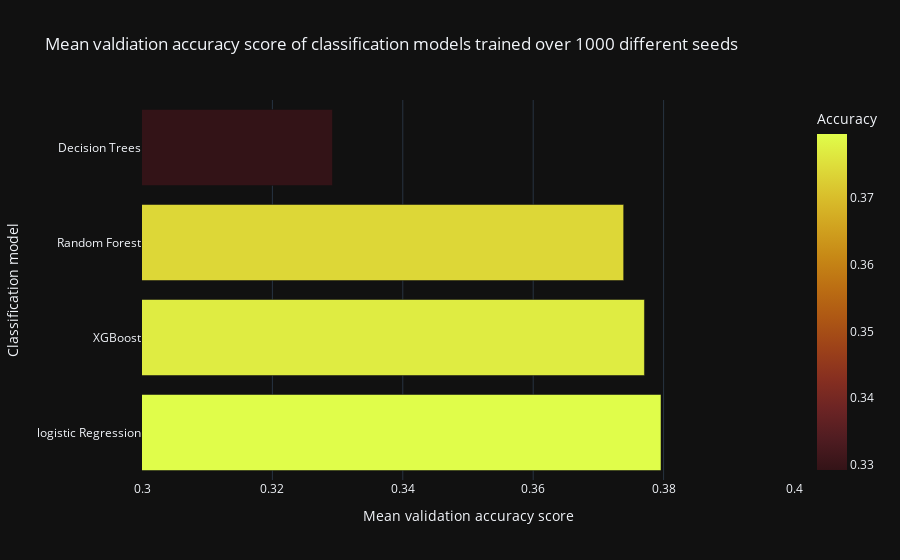

The cell this chart's notebook holds for it:
### Markdown cell above
### Mean accuracy bar chart

### Code cell
logistic_regression_path = 'logistic_regression/summary_metrics.json'
decision_tree_path = 'decision_tree_classifier/summary_metrics.json'
random_forest_path = 'random_forest_classifier/summary_metrics.json'
xgboost_path = 'xgboost_classifier/summary_metrics.json'
logistic_regression = json.load(open(logistic_regression_path, 'r'))['Validation accuracy score']
decision_tree = json.load(open(decision_tree_path, 'r'))['Validation accuracy score']
random_forest = json.load(open(random_forest_path, 'r'))['Validation accuracy score']
xgboost = json.load(open(xgboost_path, 'r'))['Validation accuracy score']

validation_mean_dict = {
    'logistic Regression': logistic_regression['mean'],
    'Decision Trees': decision_tree['mean'],
    'Random Forest': random_forest['mean'],
    'XGBoost': xgboost['mean']
}

bar_chart = px.bar(
    x=validation_mean_dict.values(),
    y=validation_mean_dict.keys(),
    title='Mean valdiation accuracy score of classification models trained over 1000 different seeds',
    labels={'x': 'Mean validation accuracy score', 'y': 'Classification model', 'color': 'Accuracy'},
    color=validation_mean_dict.values(),
    color_continuous_scale='solar',
    orientation='h',
    template='plotly_dark',
)
bar_chart.update_layout(yaxis={'categoryorder': 'total descending'})
bar_chart.update_xaxes(range=[0.3, 0.4])
bar_chart.write_image('../../../README-images/classification-mean-accuracy-score.png', scale=20)
bar_chart.show()

### Figure 1 — Plotly figure (JSON) as saved in the notebook; plotly's stock layout.template omitted (floating-point values rounded to 4 significant figures)
{"data": [{"alignmentgroup": "True", "hovertemplate": "Mean validation accuracy score=%{x}<br>Classification model=%{y}<br>Accuracy=%{marker.color}<extra></extra>", "legendgroup": "", "marker": {"color": [0.3796, 0.3292, 0.3739, 0.3771], "coloraxis": "coloraxis", "pattern": {"shape": ""}}, "name": "", "offsetgroup": "", "orientation": "h", "showlegend": false, "textposition": "auto", "type": "bar", "x": [0.3796, 0.3292, 0.3739, 0.3771], "xaxis": "x", "y": ["logistic Regression", "Decision Trees", "Random Forest", "XGBoost"], "yaxis": "y"}], "layout": {"barmode": "relative", "coloraxis": {"colorbar": {"title": {"text": "Accuracy"}}, "colorscale": [[0, "rgb(51, 19, 23)"], [0.09091, "rgb(79, 28, 33)"], [0.1818, "rgb(108, 36, 36)"], [0.2727, "rgb(135, 47, 32)"], [0.3636, "rgb(157, 66, 25)"], [0.4545, "rgb(174, 88, 20)"], [0.5455, "rgb(188, 111, 19)"], [0.6364, "rgb(199, 137, 22)"], [0.7273, "rgb(209, 164, 32)"], [0.8182, "rgb(217, 192, 44)"], [0.9091, "rgb(222, 222, 59)"], [1, "rgb(224, 253, 74)"]]}, "legend": {"tracegroupgap": 0}, "title": {"text": "Mean valdiation accuracy score of classification models trained over 1000 different seeds"}, "xaxis": {"anchor": "y", "domain": [0, 1], "range": [0.3, 0.4], "title": {"text": "Mean validation accuracy score"}}, "yaxis": {"anchor": "x", "categoryorder": "total descending", "domain": [0, 1], "title": {"text": "Classification model"}}}}
